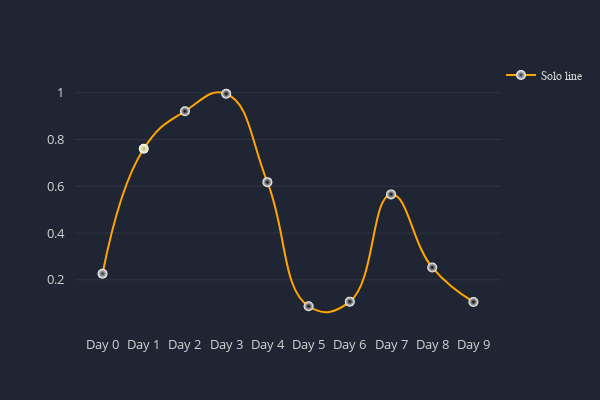

Notebook source saved alongside this figure:
### Code cell
# create data
index = [f'Day {x}' for x in range(10)]
values = {'Solo line': [np.random.rand() for x in range(10)]}
data = pd.DataFrame(index=index, data=values).transpose()

# create chart
layout = chart_styles(width=600, height=400)

traces = line_chart(
    df=data, 
    marker_size=10, 
    mode='lines+markers', 
    marker_color='white', 
    marker_symbol='circle',
    line_color='orange')


display_chart(
    traces=traces,
    layout=layout
)

### Figure 1 — Plotly figure (JSON) as saved in the notebook; plotly's stock layout.template omitted (floating-point values rounded to 4 significant figures)
{"data": [{"line": {"color": "orange", "shape": "spline", "smoothing": 1.3, "width": 2}, "marker": {"color": "white", "gradient": {"color": ["#2f323d", "#bbbe64"], "type": "radial"}, "size": 10, "symbol": "circle"}, "mode": "lines+markers", "name": "Solo line", "textfont": {"color": "lightgrey", "size": 14}, "textposition": "bottom center", "type": "scatter", "x": ["Day 0", "Day 1", "Day 2", "Day 3", "Day 4", "Day 5", "Day 6", "Day 7", "Day 8", "Day 9"], "y": [0.2261, 0.7607, 0.921, 0.9958, 0.6176, 0.08681, 0.1066, 0.5653, 0.2527, 0.1051]}], "layout": {"autosize": true, "height": 400, "legend": {"bordercolor": "#202534", "borderwidth": 0, "font": {"color": "lightgrey", "family": "sans-serif", "size": 12}, "itemclick": "toggle", "itemdoubleclick": "toggleothers", "orientation": "v", "traceorder": "normal", "valign": "middle", "x": 1, "xanchor": "left", "y": 1, "yanchor": "middle"}, "margin": {"b": 75, "l": 75, "pad": 10, "r": 50, "t": 75}, "paper_bgcolor": "#202534", "plot_bgcolor": "#202534", "showlegend": true, "title": {"font": {"color": "lightgrey", "family": "sans-serif", "size": 24}, "text": "", "x": 0.5}, "width": 600, "xaxis": {"autorange": true, "color": "lightgrey", "dtick": 1, "gridcolor": "#3d4152", "gridwidth": 0.5, "separatethousands": true, "showgrid": false, "showline": false, "showticklabels": true, "tickangle": 0, "tickfont": {"color": "lightgrey", "size": 13}, "tickformat": "", "tickmode": "auto", "ticks": "", "title": {"font": {"color": "lightgrey", "family": "sans-serif", "size": 18}, "text": ""}, "type": "-", "zeroline": false, "zerolinecolor": "grey"}, "yaxis": {"autorange": true, "color": "lightgrey", "dtick": 1, "gridcolor": "#3d4152", "gridwidth": 0.5, "separatethousands": true, "showgrid": true, "showline": false, "showticklabels": true, "tickangle": 0, "tickfont": {"color": "lightgrey", "size": 13}, "tickformat": "", "tickmode": "auto", "ticks": "", "title": {"font": {"color": "lightgrey", "family": "sans-serif", "size": 18}, "text": ""}, "type": "-", "zeroline": true, "zerolinecolor": "grey"}}}
